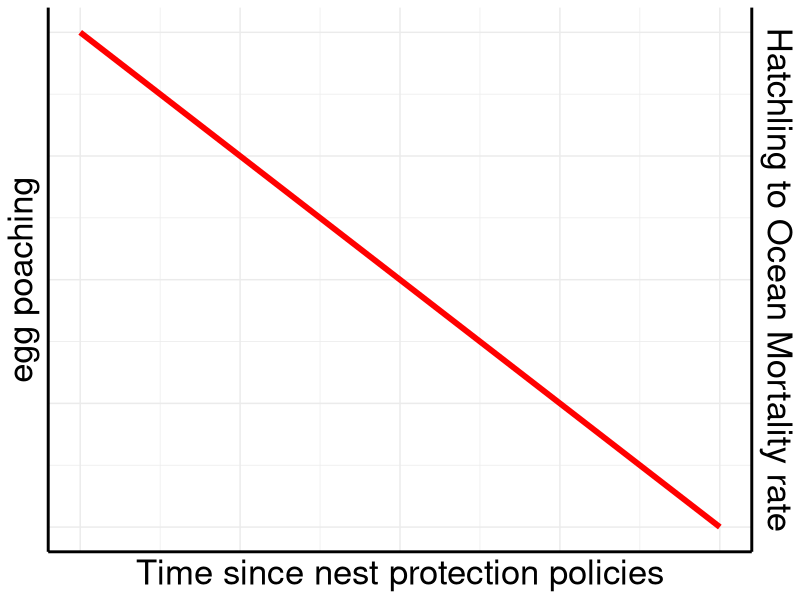

Reproduce this figure in R.

#use ggplot2 to make a declarative graph(this has no data it's just a graph to illustrate an idea)
library(ggplot2)

ggplot() +

  #make a line segment with geom_segment. Set color, size, and direction of line

  geom_segment(aes(x=0, y = 1, xend = 1, yend=0), size = 2, colour = "red") +
  
  #label x and y axis using labs()
  labs(x = "Time since nest protection policies", y = "Egg poaching") +

  #make a second y axis using sec.axis() under scale_y_continuous()

  scale_y_continuous(
  
    #set transformation of y axis to what you need(1 in this case because we don't want to transform)
    name = "egg poaching", sec.axis = sec_axis(trans = ~.*1, name = "Hatchling to Ocean Mortality rate")
    )  +
  
  #theme minimal gets rid of background
  theme_minimal() +
  
  #use theme to set the size of axis text with axis.title, make axis lines, and in this case leave out numbers on axis using axis.text = element_blank()
  theme(axis.line = element_line(size = 1, colour = "black", linetype = "solid" ),
        axis.title.x = element_text(size = 25),
        axis.title.y = element_text(size = 25),
        axis.text = element_blank())
